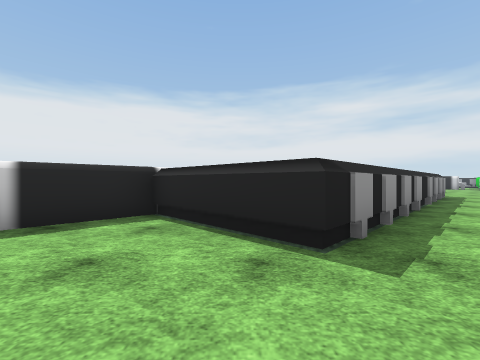
view 1 (above)

24 first-person views from a walk through a 3-D level made in the Unity game engine. The camera is 1.2 m above the floor, looks level and sees 90° across. The floor is counted in squares, 2 m on a side. Each view is taken from the middle of a square. On the plan, view 1 faces up. The plan holds only what a view shows up to about 9 squares ahead; the rest is blank. The place goes on beyond the plan. The player character is not drawn. Some animated figures are not drawn. Some surface patterns are stand-ins.

view 2
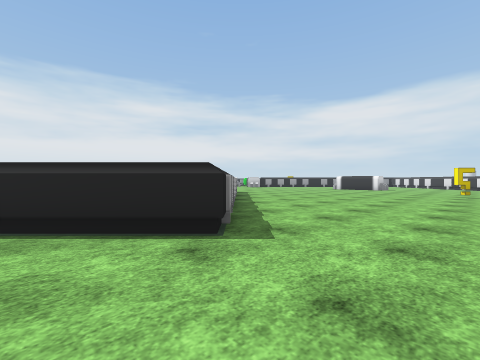

view 3
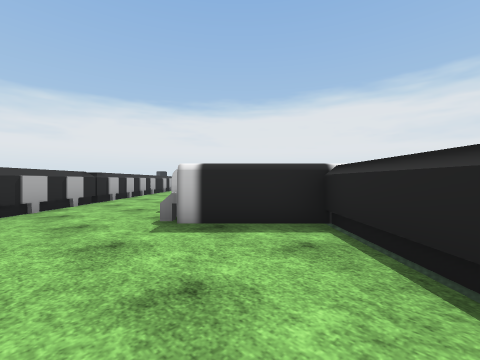

view 4
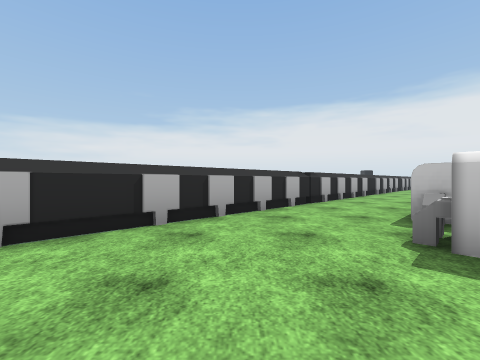

view 5
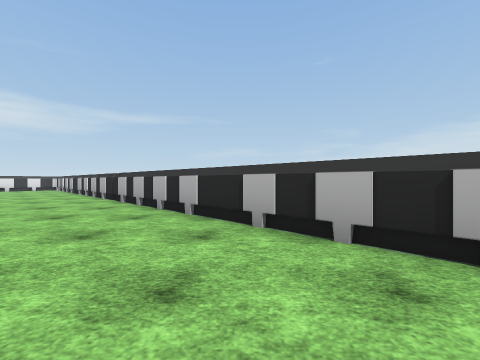

view 6
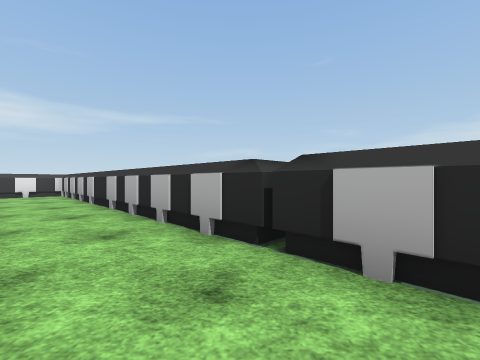

view 7
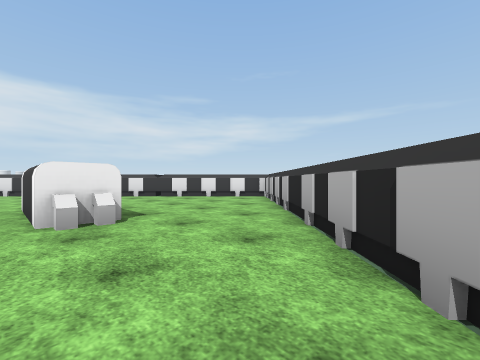

view 8
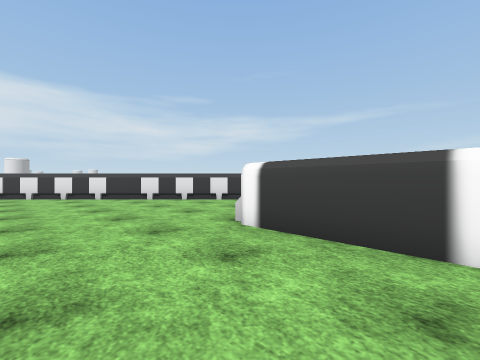

view 9
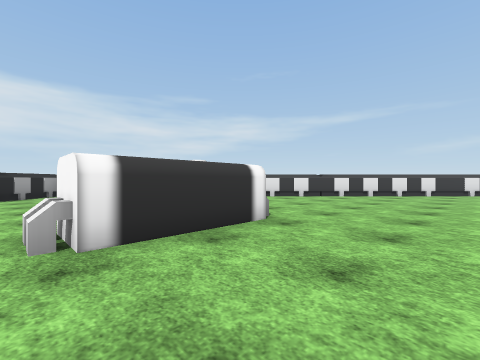

view 10
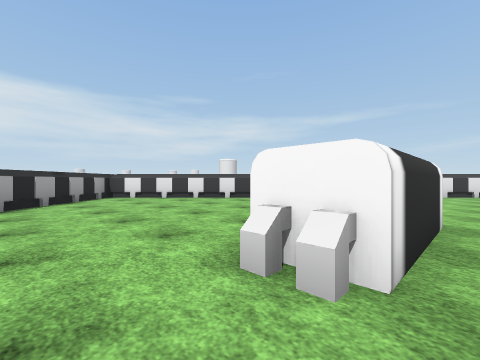

view 11
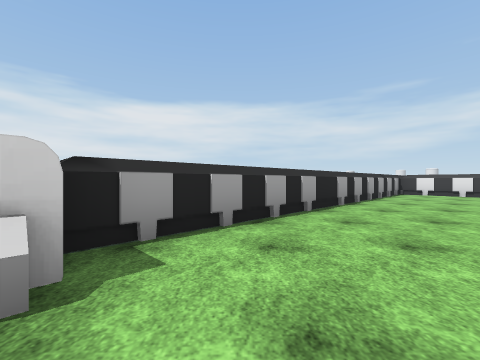

view 12
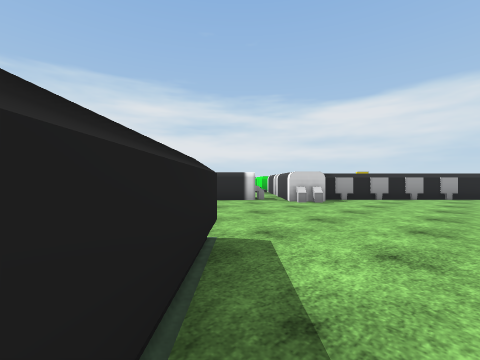

view 13
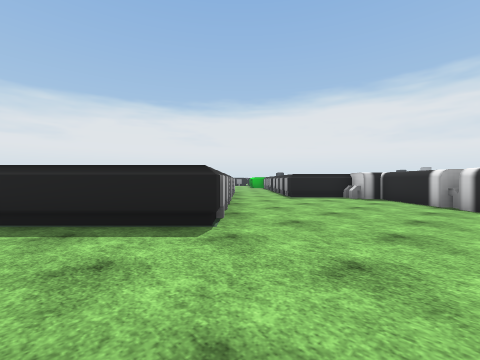

view 14
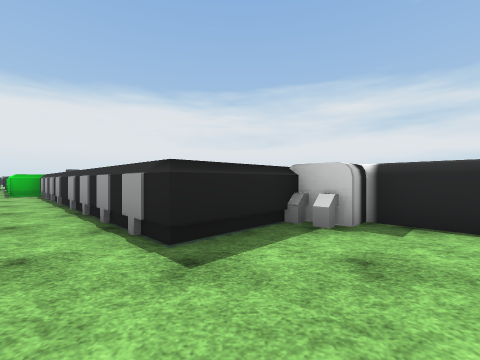

view 15
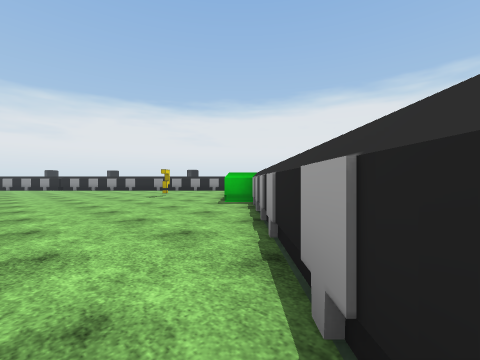

view 16
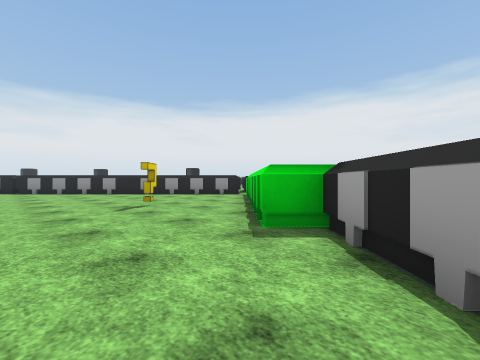

view 17
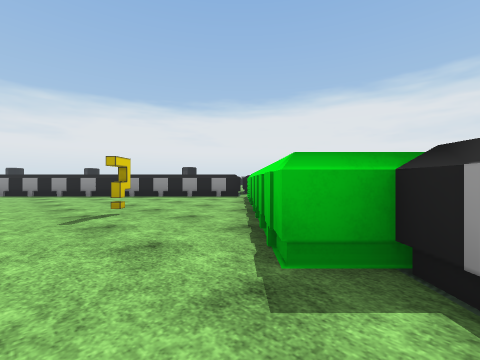

view 18
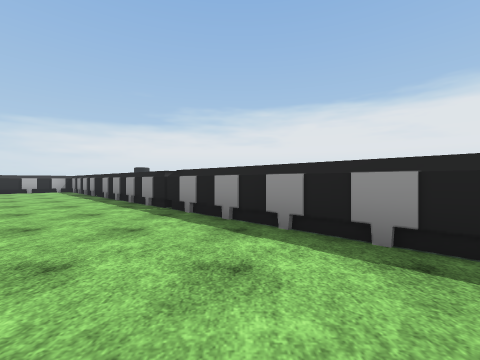

view 19
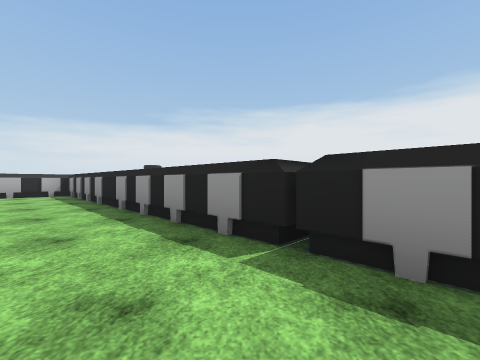

view 20
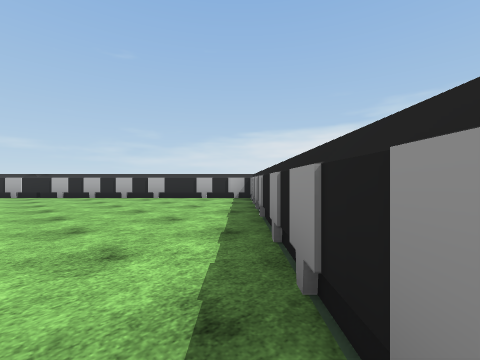

view 21
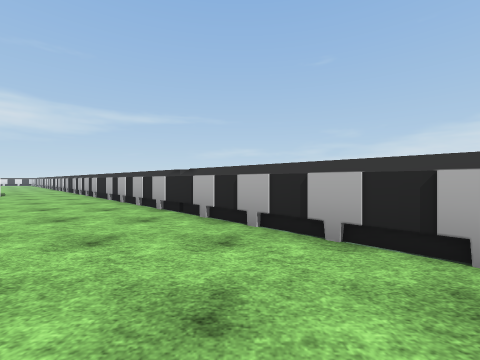

view 22
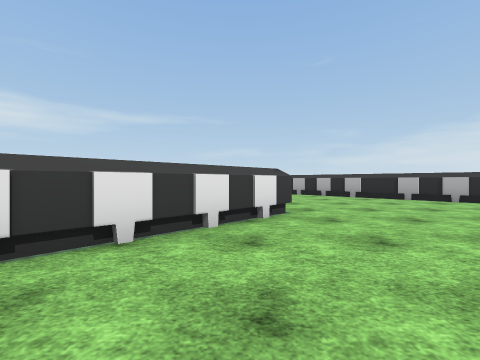

view 23
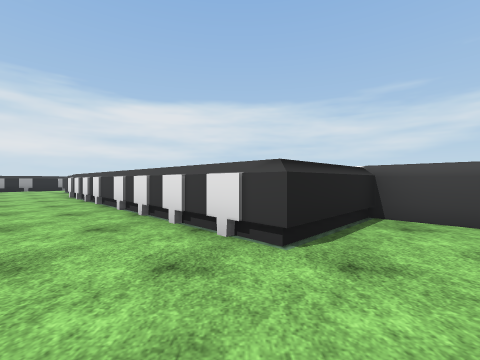

view 24
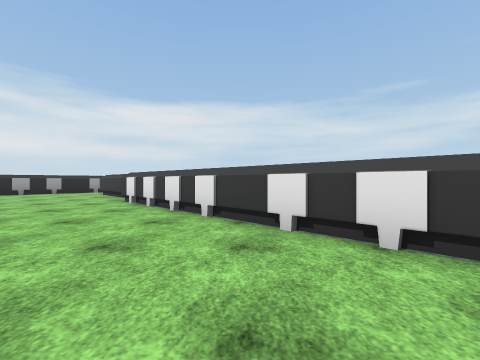

### Floor plan
Key: @ floor where view 1 was taken; # wall or solid block; . floor; ^ raised ledge; S sign.
Columns run from 19 left of view 1 to 23 right of it. Each row starts with its distance up from view 1.
 28             #####
 27            ##...##
 26           ##.....##
 25          ##.......##
 24         ##.....S...###
 23        ##............##
 22       ##..............##
 21      ##................##
 20     ##....  ............##
 19    ##....   .............###
 18   ##....         ....^  ..#####
 17  ##....         ....^^   .....##
 16  #.....        ....#    ^......##
 15 ^......       ....^      ^......###
 14 ^......      ....^        ^......###
 13  #.....     ....^          ^.....#.##
 12  ##....    ....^            #.......##
 11   ##....  ....^            ^.........##
 10    ##........^            #...........##
  9     ##.......^             .       ....##
  8      ##.......^          ^^.     .......##
  7       ##.....##         ^..    ..........##
  6        ##....#         ^^.     ...#.......#
  5         ##...##       ^....    ...# ......#
  4          ##...#####  ^^.....   ...# .....##
  3           ##....#..^^^.......  ....  ...##
  2            ##.......#......... .....   ##
  1             ##.......................
  0              ##....@.........S.......#
 -1               ##....           .....##
 -2                ##....   ...........##
 -3                 ##....  ..........##
 -4                  ##..............##
 -5                   ##....###.....##
 -6                    ##..........##
 -7                     ##........##
 -8                      ##......##
 -9                       ##....##
-10                        ##..##
-11                          ^^

Where each view was taken, in squares from view 1:
view 1: 0 up, 0 right, facing up
view 2: 0 up, 1 left, facing up-right
view 3: 1 up, 0 right, facing up-left
view 4: 1 up, 1 left, facing left
view 5: 3 up, 4 left, facing down
view 6: 2 down, 0 right, facing down
view 7: 4 down, 1 right, facing down-right
view 8: 2 down, 5 right, facing down-right
view 9: 7 up, 12 right, facing down-right
view 10: 8 up, 14 right, facing down-right
view 11: 12 up, 13 right, facing right
view 12: 10 up, 8 right, facing up-right
view 13: 10 up, 12 right, facing up-left
view 14: 15 up, 8 right, facing up
view 15: 19 up, 5 right, facing up-left
view 16: 21 up, 2 right, facing up-left
view 17: 22 up, 1 right, facing up-left
view 18: 23 up, 7 left, facing left
view 19: 21 up, 10 left, facing left
view 20: 20 up, 13 left, facing down-left
view 21: 14 up, 15 left, facing down
view 22: 14 up, 6 left, facing down
view 23: 10 up, 9 left, facing right
view 24: 13 up, 7 left, facing right
